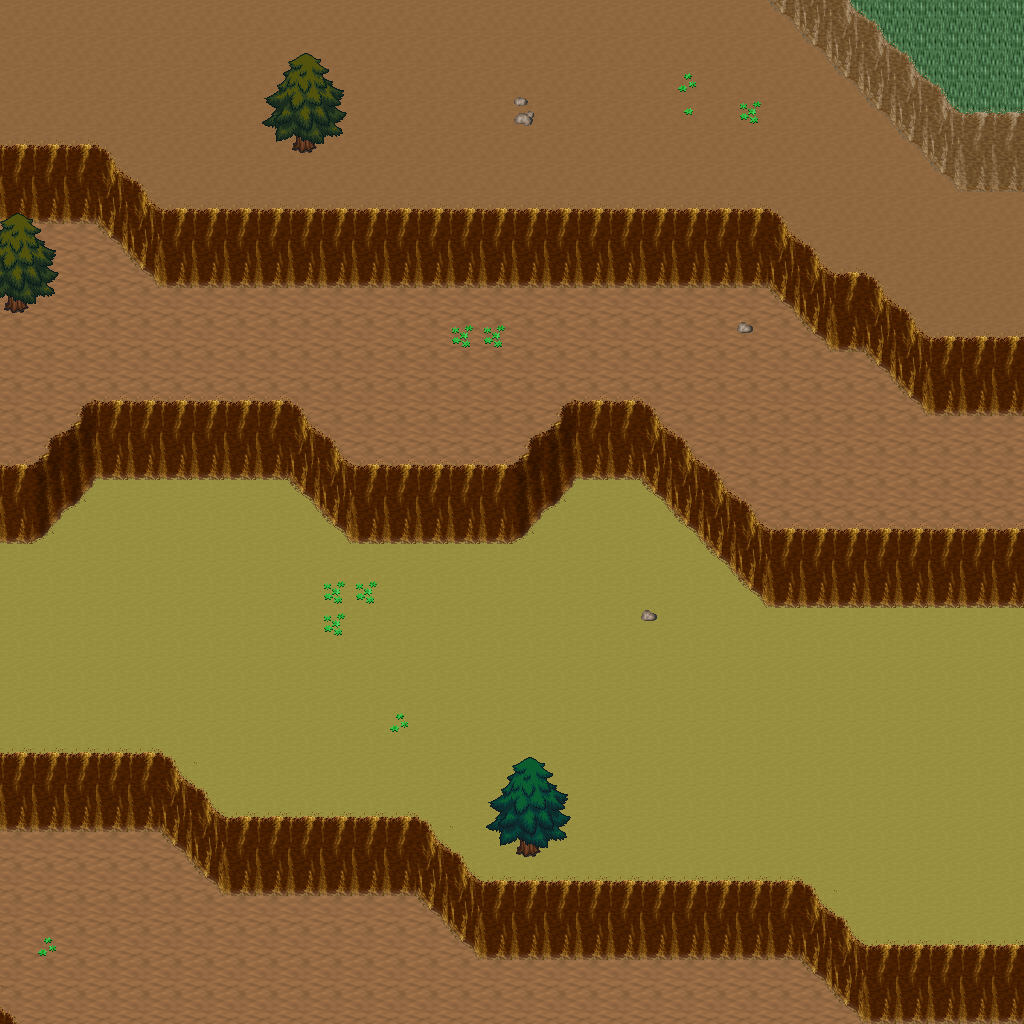

Below is a game level as drawn by its tile map, then a one-line description and the .tmx that defines it (tile-layer data replaced by summaries):
An orthogonal 32x32 tile map with 32x32 px tiles, 5 tile layers (Ground, Objects, Objects2, Above, ...), 1 hidden layer not drawn, 11 tilesets.

<map version="1.10" tiledversion="1.11.0" orientation="orthogonal" renderorder="right-down" width="32" height="32" tilewidth="32" tileheight="32" infinite="0" nextlayerid="11" nextobjectid="1">
 <tileset firstgid="1" name="logic_collision" tilewidth="32" tileheight="32" tilecount="1" columns="1">
  <image source="../drawable/logic_collision.png" width="32" height="32" />
 </tileset>
 <tileset firstgid="2" name="ground_ground" tilewidth="32" tileheight="32" tilecount="33" columns="3">
  <image source="../drawable/ground_ground.png" width="96" height="352" />
 </tileset>
 <tileset firstgid="35" name="ground_ridge_earth_pale" tilewidth="32" tileheight="32" tilecount="96" columns="12">
  <image source="../drawable/ground_ridge_earth_pale.png" width="384" height="256" />
 </tileset>
 <tileset firstgid="131" name="ground_ridge_earth_dark" tilewidth="32" tileheight="32" tilecount="96" columns="12">
  <image source="../drawable/ground_ridge_earth_dark.png" width="384" height="256" />
 </tileset>
 <tileset firstgid="227" name="terrain_desert" tilewidth="32" tileheight="32" tilecount="88" columns="8">
  <image source="../drawable/terrain_desert.png" width="256" height="352" />
 </tileset>
 <tileset firstgid="315" name="ground_sand_2" tilewidth="32" tileheight="32" tilecount="15" columns="5">
  <image source="../drawable/ground_sand_2.png" width="160" height="96" />
 </tileset>
 <tileset firstgid="330" name="plant_cactus_2" tilewidth="32" tileheight="32" tilecount="10" columns="5">
  <image source="../drawable/plant_cactus_2.png" width="160" height="64" />
 </tileset>
 <tileset firstgid="340" name="plant_cactus" tilewidth="32" tileheight="32" tilecount="2" columns="1">
  <image source="../drawable/plant_cactus.png" width="32" height="64" />
 </tileset>
 <tileset firstgid="342" name="plant_tree_evergreen" tilewidth="32" tileheight="32" tilecount="36" columns="3">
  <image source="../drawable/plant_tree_evergreen.png" width="96" height="384" />
 </tileset>
 <tileset firstgid="378" name="ground_rock_pebbles" tilewidth="32" tileheight="32" tilecount="3" columns="1">
  <image source="../drawable/ground_rock_pebbles.png" width="32" height="96" />
 </tileset>
 <tileset firstgid="381" name="plant_star_shaped_plants" tilewidth="32" tileheight="32" tilecount="6" columns="2">
  <image source="../drawable/plant_star_shaped_plants.png" width="64" height="96" />
 </tileset>
 <layer id="1" name="Ground" width="32" height="32">
  <data>[1024 cells, 1024 non-empty, 4 distinct tile ids]</data>
 </layer>
 <layer id="2" name="Objects" width="32" height="32">
  <data>[1024 cells, 355 non-empty, 26 distinct tile ids]</data>
 </layer>
 <layer id="3" name="Objects2" width="32" height="32">
  <data>[1024 cells, 0 non-empty, 0 distinct tile ids]</data>
 </layer>
 <layer id="4" name="Above" width="32" height="32">
  <data>[1024 cells, 27 non-empty, 20 distinct tile ids]</data>
 </layer>
 <layer id="5" name="Above2" width="32" height="32">
  <data>[1024 cells, 0 non-empty, 0 distinct tile ids]</data>
 </layer>
 <layer id="6" name="Walkable" width="32" height="32" visible="0">
  <data>[1024 cells, 208 non-empty, 1 distinct tile ids]</data>
 </layer>
 <objectgroup id="7" name="Mapevents" />
 <objectgroup id="8" name="Spawn" />
 <objectgroup id="9" name="Keys" />
 <objectgroup id="10" name="Replace" />
</map>
